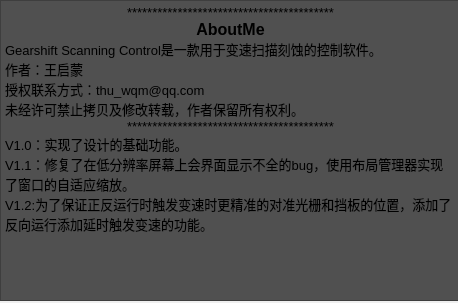
<?xml version="1.0" encoding="UTF-8"?>
<ui version="4.0">
 <class>AboutMe</class>
 <widget class="QWidget" name="AboutMe">
  <property name="geometry">
   <rect>
    <x>0</x>
    <y>0</y>
    <width>458</width>
    <height>303</height>
   </rect>
  </property>
  <property name="windowTitle">
   <string>AboutMe</string>
  </property>
  <widget class="QTextBrowser" name="textBrowser">
   <property name="geometry">
    <rect>
     <x>0</x>
     <y>0</y>
     <width>461</width>
     <height>301</height>
    </rect>
   </property>
   <property name="styleSheet">
    <string notr="true">background-color: rgb(80, 80, 80)</string>
   </property>
   <property name="html">
    <string>&lt;!DOCTYPE HTML PUBLIC &quot;-//W3C//DTD HTML 4.0//EN&quot; &quot;http://www.w3.org/TR/REC-html40/strict.dtd&quot;&gt;
&lt;html&gt;&lt;head&gt;&lt;meta name=&quot;qrichtext&quot; content=&quot;1&quot; /&gt;&lt;style type=&quot;text/css&quot;&gt;
p, li { white-space: pre-wrap; }
&lt;/style&gt;&lt;/head&gt;&lt;body style=&quot; font-family:'SimSun'; font-size:9pt; font-weight:400; font-style:normal;&quot;&gt;
&lt;p align=&quot;center&quot; style=&quot; margin-top:0px; margin-bottom:0px; margin-left:0px; margin-right:0px; -qt-block-indent:0; text-indent:0px;&quot;&gt;&lt;span style=&quot; font-size:10pt;&quot;&gt;*****************************************&lt;/span&gt;&lt;/p&gt;
&lt;p align=&quot;center&quot; style=&quot; margin-top:0px; margin-bottom:0px; margin-left:0px; margin-right:0px; -qt-block-indent:0; text-indent:0px;&quot;&gt;&lt;span style=&quot; font-size:12pt; font-weight:600;&quot;&gt;AboutMe&lt;/span&gt;&lt;/p&gt;
&lt;p align=&quot;justify&quot; style=&quot; margin-top:0px; margin-bottom:0px; margin-left:0px; margin-right:0px; -qt-block-indent:0; text-indent:0px;&quot;&gt;&lt;span style=&quot; font-size:10pt;&quot;&gt;Gearshift Scanning Control是一款用于变速扫描刻蚀的控制软件。&lt;/span&gt;&lt;/p&gt;
&lt;p align=&quot;justify&quot; style=&quot; margin-top:0px; margin-bottom:0px; margin-left:0px; margin-right:0px; -qt-block-indent:0; text-indent:0px;&quot;&gt;&lt;span style=&quot; font-size:10pt;&quot;&gt;作者：王启蒙&lt;/span&gt;&lt;/p&gt;
&lt;p align=&quot;justify&quot; style=&quot; margin-top:0px; margin-bottom:0px; margin-left:0px; margin-right:0px; -qt-block-indent:0; text-indent:0px;&quot;&gt;&lt;span style=&quot; font-size:10pt;&quot;&gt;授权联系方式：thu_wqm@qq.com&lt;/span&gt;&lt;/p&gt;
&lt;p align=&quot;justify&quot; style=&quot; margin-top:0px; margin-bottom:0px; margin-left:0px; margin-right:0px; -qt-block-indent:0; text-indent:0px;&quot;&gt;&lt;span style=&quot; font-size:10pt;&quot;&gt;未经许可禁止拷贝及修改转载，作者保留所有权利。&lt;/span&gt;&lt;/p&gt;
&lt;p align=&quot;center&quot; style=&quot; margin-top:0px; margin-bottom:0px; margin-left:0px; margin-right:0px; -qt-block-indent:0; text-indent:0px;&quot;&gt;&lt;span style=&quot; font-size:10pt;&quot;&gt;*****************************************&lt;/span&gt;&lt;/p&gt;
&lt;p style=&quot; margin-top:0px; margin-bottom:0px; margin-left:0px; margin-right:0px; -qt-block-indent:0; text-indent:0px;&quot;&gt;&lt;span style=&quot; font-size:10pt;&quot;&gt;V1.0：实现了设计的基础功能。&lt;/span&gt;&lt;/p&gt;
&lt;p style=&quot; margin-top:0px; margin-bottom:0px; margin-left:0px; margin-right:0px; -qt-block-indent:0; text-indent:0px;&quot;&gt;&lt;span style=&quot; font-size:10pt;&quot;&gt;V1.1：修复了在低分辨率屏幕上会界面显示不全的bug，使用布局管理器实现了窗口的自适应缩放。&lt;/span&gt;&lt;/p&gt;
&lt;p style=&quot; margin-top:0px; margin-bottom:0px; margin-left:0px; margin-right:0px; -qt-block-indent:0; text-indent:0px;&quot;&gt;&lt;span style=&quot; font-size:10pt;&quot;&gt;V1.2:为了保证正反运行时触发变速时更精准的对准光栅和挡板的位置，添加了反向运行添加延时触发变速的功能。&lt;/span&gt;&lt;/p&gt;
&lt;p align=&quot;justify&quot; style=&quot;-qt-paragraph-type:empty; margin-top:0px; margin-bottom:0px; margin-left:0px; margin-right:0px; -qt-block-indent:0; text-indent:0px; font-size:10pt;&quot;&gt;&lt;br /&gt;&lt;/p&gt;&lt;/body&gt;&lt;/html&gt;</string>
   </property>
  </widget>
 </widget>
 <resources/>
 <connections/>
</ui>
